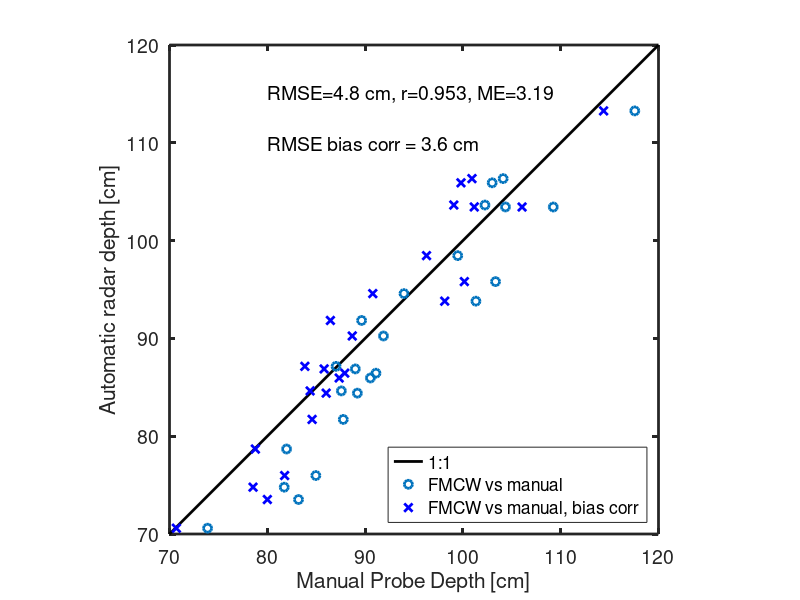

This figure's MATLAB source:
D=[81.971	78.691;
73.893	70.594;
81.732	74.788;
93.976	94.581;
87.573	84.633;
89.211	84.403;
99.470	98.463;
101.330	93.809;
90.542	85.953;
91.879	90.248;
102.994	105.909;
87.031	87.142;
117.575	113.262;
104.353	103.442;
84.963	75.978;
103.337	95.808;
89.642	91.835;
83.193	73.526;
87.770	81.715;
109.241	103.436;
89.000	86.880;
104.117	106.340;
91.110	86.444;
102.256	103.637];
%%
figure(1);clf
plot([70 120],[70 120],'k-','linewidth',2); hold on
plot(D(:,1),D(:,2),'o','linewidth',2);
plot(D(:,1)-3.19,D(:,2),'bx','linewidth',2);

set(gca,'FontSize',14,'Linewidth',2)
xlabel('Manual Probe Depth [cm]')
ylabel('Automatic radar depth [cm]')
axis equal; axis([70 120 70 120]);
ht=text(80,115,'RMSE=4.8 cm, r=0.953, ME=3.19','fontsize',14)
ht=text(80,110,'RMSE bias corr = 3.6 cm','fontsize',14)
hL=legend('1:1','FMCW vs manual','FMCW vs manual, bias corr','location','southeast')







